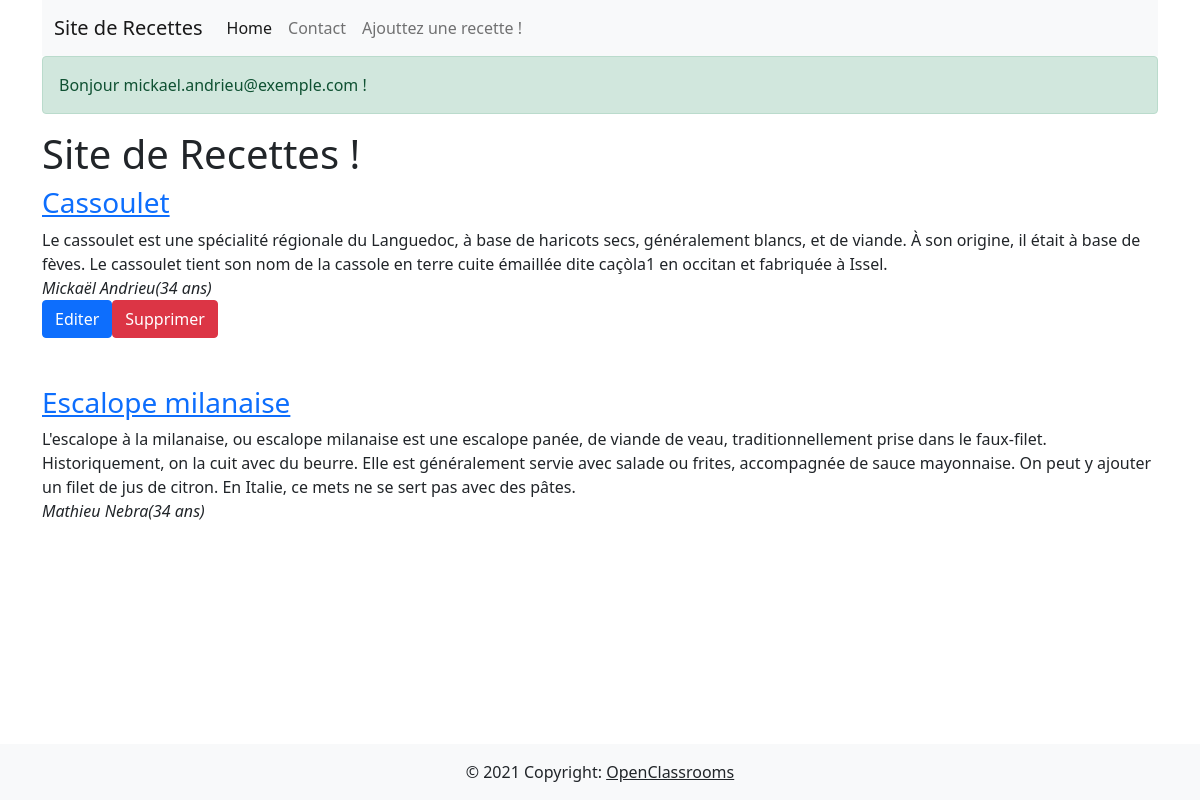
Screenshot of /home.php (signed in) with the database file from the repository.
### tables this page shows
CREATE TABLE `recipes` ( `recipe_id` INT NOT NULL AUTO_INCREMENT , `title` VARCHAR(128) NOT NULL , `recipe` TEXT NOT NULL , `author` VARCHAR(512) NOT NULL , `is_enabled` BOOLEAN NOT NULL , PRIMARY KEY (`recipe_id`));

CREATE TABLE `users` ( `user_id` INT NOT NULL AUTO_INCREMENT , `full_name` VARCHAR(64) NOT NULL , `email` VARCHAR(512) NOT NULL , `password` VARCHAR(512) NOT NULL , `age` INT NOT NULL , PRIMARY KEY (`user_id`));

### variables.php (called while the page is built, shortened)
<?php
$usersStatement = $mysqlClient->prepare('SELECT * FROM users');
$usersStatement->execute();
$users = $usersStatement->fetchAll();
$recipesStatement = $mysqlClient->prepare('SELECT * FROM recipes WHERE is_enabled is TRUE');
$recipesStatement->execute();
$recipes = $recipesStatement->fetchAll();
if (isset($_GET['limit']) && is_numeric($_GET['limit'])) {
    $limit = (int) $_GET['limit'];
} else {
    $limit = 100;
}
$rootUrl = (!empty($_SERVER['HTTPS']) ? 'https' : 'http') . '://' . $_SERVER['HTTP_HOST'] . '/P4C3' . '/';

### functions.php (called while the page is built, shortened)
<?php
function display_author(string $authorEmail, array $users): string
{
    for ($i = 0; $i < count($users); $i++) {
        $author = $users[$i];
        if ($authorEmail === $author['email']) {
            return $author['full_name'] . '(' . $author['age'] . ' ans)';
        }
    }
}
function get_recipes(array $recipes, int $limit): array
{
    $valid_recipes = [];
    $counter = 0;
    foreach ($recipes as $recipe) {
        $valid_recipes[] = $recipe;
    }
    return $valid_recipes;
}

### home.php (the view, shortened to what this page needs)
<!DOCTYPE html>
<html>
<head>
    <link href="https://cdn.jsdelivr.net/npm/bootstrap@5.0.2/dist/css/bootstrap.min.css" rel="stylesheet">
</head>
<body class="d-flex flex-column min-vh-100">
    <div class="container">
        <?php include_once('header.php'); ?>
        <?php include_once('login.php'); ?>
        <?php if (isset($loggedUser)) : ?>
            <h1>Site de Recettes !</h1>
            <?php foreach (get_recipes($recipes, $limit) as $recipe) : ?>
                <article class="mb-5">
                    <h3><a href="./recipes/read.php?id=<?php echo ($recipe['recipe_id']); ?>"><?php echo ($recipe['title']); ?></a></h3>
                    <div><?php echo ($recipe['recipe']); ?></div>
                    <i><?php echo (display_author($recipe['author'], $users)); ?></i>
                    <?php if ($_SESSION['LOGGED_USER'] === $recipe['author']) : ?>
                        <div class="d-flex">
                            <form action="<?php echo ($rootUrl . 'recipes/update.php'); ?>" method="GET">
                                <button type="submit" class=" btn btn-primary">Editer</button>
                            </form>
                            <form action="<?php echo ($rootUrl . 'recipes/delete.php'); ?>" method="GET">
                                <button type="submit" class=" btn btn-danger">Supprimer</button>
                            </form>
                        </div>
                    <?php endif; ?>
                </article>
            <?php endforeach ?>
        <?php endif; ?>
    </div>
    <?php include_once('footer.php'); ?>
</body>
</html>

### header.php (shortened to what this page needs)
<?php
include_once('config/mysql.php');
include_once('variables.php');
include_once('functions.php');
?>
<nav class="navbar navbar-expand-lg navbar-light bg-light">
  <div class="container-fluid">
    <a class="navbar-brand" href="<?php echo ($rootUrl) . 'home.php'; ?>">Site de Recettes</a>
    <div class="collapse navbar-collapse" id="navbarSupportedContent">
      <ul class="navbar-nav me-auto mb-2 mb-lg-0">
        <li class="nav-item">
          <a class="nav-link active" aria-current="page" href="<?php echo ($rootUrl) . 'home.php'; ?>">Home</a>
        </li>
        <li class="nav-item">
          <a class="nav-link" href="<?php echo ($rootUrl) . 'contact.php'; ?>">Contact</a>
        </li>
        <li class="nav-item">
          <a class="nav-link" href="<?php echo ($rootUrl) . 'recipes/create.php'; ?>">Ajouttez une recette !</a>
        </li>
      </ul>
    </div>
  </div>
</nav>

### login.php (shortened to what this page needs)
<?php
if (isset($_COOKIE['LOGGED_USER']) || isset($_SESSION['LOGGED_USER'])) {
    $loggedUser = [
        'email' => $_COOKIE['LOGGED_USER'] ?? $_SESSION['LOGGED_USER'],
    ];
}
?>
<?php if (!isset($loggedUser)) : ?>
    <form action="home.php" method="post">
        <?php if (isset($errorMessage)) : ?>
            <div class="alert alert-danger" role="alert">
                <?php echo ($errorMessage); ?>
            </div>
        <?php endif; ?>
        <div class="mb-3">
            <label for="email" class="form-label">Email</label>
            <input type="email" class="form-control" id="email" name="email" aria-describedby="email-help" placeholder="you@exemple.com">
            <div id="email-help" class="form-text">L'email utilisé lors de la création de compte.</div>
        </div>
        <div class="mb-3">
            <label for="password" class="form-label">Mot de passe</label>
            <input type="password" class="form-control" id="password" name="password">
        </div>
        <button type="submit" class="btn btn-primary">Envoyer</button>
    </form>
<?php else : ?>
    <div class="alert alert-success" role="alert">
        Bonjour <?php echo ($loggedUser['email']); ?> !
    </div>
<?php endif; ?>

### footer.php
<footer class="bg-light text-center text-lg-start mt-auto">
  <div class="text-center p-3">
    © 2021 Copyright:
    <a class="text-dark" href="https://openclassrooms.com/">OpenClassrooms</a>
  </div>
</footer>

### rows the page displays
recipes: title "Cassoulet", recipe "Le cassoulet est une spécialité régionale du Languedoc, à base de haricots secs, généralement blancs, et de viande. À son origine, il était à base de fèves. Le cassoulet tient son nom de la cassole en terre cuite émaillée dite caçòla1 en occitan et fabriquée à Issel.", author.age "Mickaël Andrieu(34 ans)"
recipes: title "Escalope milanaise", recipe "L'escalope à la milanaise, ou escalope milanaise est une escalope panée, de viande de veau, traditionnellement prise dans le faux-filet. Historiquement, on la cuit avec du beurre. Elle est généralement servie avec salade ou frites, accompagnée de sauce mayonnaise. On peut y ajouter un filet de jus de citron. En Italie, ce mets ne se sert pas avec des pâtes.", author.age "Mathieu Nebra(34 ans)"

### other values shown
$loggedUser['email'] "mickael.andrieu@exemple.com"
